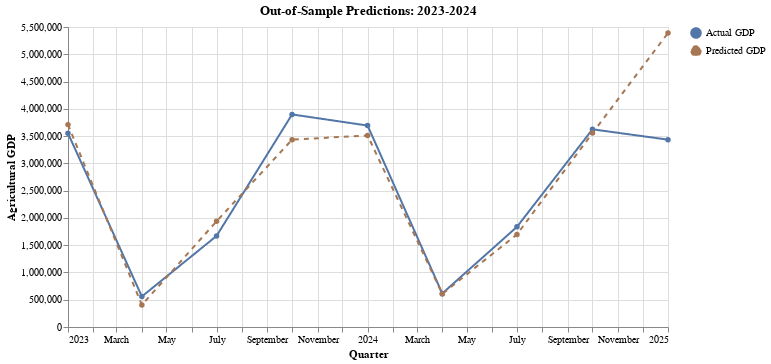

Notebook code cell kept with this figure:
### Code cell
ORANGE = "#A77652"
BLUE = "#5276A7"

plot_data = (
    test_data.copy()
    .filter(["date", "gdp", "gdp_predicted", "error_pct"])
    .melt(
        id_vars=["date", "error_pct"],
        value_vars=["gdp", "gdp_predicted"],
        var_name="gdp_type",
        value_name="value",
    )
    .assign(
        gdp_type=lambda df: df["gdp_type"].map(
            {"gdp": "Actual GDP", "gdp_predicted": "Predicted GDP"}
        ),
        value=lambda df: df["value"].round(2),
        error_pct=lambda df: df["error_pct"].round(2),
    )
)

chart = (
    alt.Chart(plot_data)
    .mark_line(point=True, strokeWidth=2)
    .encode(
        x=alt.X("date:T", title="Quarter"),
        y=alt.Y("value:Q", title="Agricultural GDP"),
        color=alt.Color(
            "gdp_type:N",
            scale=alt.Scale(
                domain=["Actual GDP", "Predicted GDP"], range=[BLUE, ORANGE]
            ),
            legend=alt.Legend(title=None),
        ),
        strokeDash=alt.StrokeDash(
            "gdp_type:N",
            scale=alt.Scale(
                domain=["Actual GDP", "Predicted GDP"], range=[[1, 0], [5, 5]]
            ),
        ),
        tooltip=alt.Tooltip(
            ["date:T", "gdp_type:N", "value:Q", "error_pct:Q"],
        ),
    )
    .properties(width=600, height=300, title="Out-of-Sample Predictions: 2023-2024")
)

chart

### Figure 1 — Vega-Lite specification as saved in the notebook (floating-point values rounded to 4 significant figures)
{"config": {"view": {"continuousWidth": 300, "continuousHeight": 300}}, "data": {"name": "data-a0294eb13f822b6781346042c4f23bf3"}, "mark": {"type": "line", "point": true, "strokeWidth": 2}, "encoding": {"color": {"field": "gdp_type", "legend": {"title": null}, "scale": {"domain": ["Actual GDP", "Predicted GDP"], "range": ["#5276A7", "#A77652"]}, "type": "nominal"}, "strokeDash": {"field": "gdp_type", "scale": {"domain": ["Actual GDP", "Predicted GDP"], "range": [[1, 0], [5, 5]]}, "type": "nominal"}, "tooltip": [{"field": "date", "type": "temporal"}, {"field": "gdp_type", "type": "nominal"}, {"field": "value", "type": "quantitative"}, {"field": "error_pct", "type": "quantitative"}], "x": {"field": "date", "title": "Quarter", "type": "temporal"}, "y": {"field": "value", "title": "Agricultural GDP", "type": "quantitative"}}, "height": 300, "title": "Out-of-Sample Predictions: 2023-2024", "width": 600, "$schema": "https://vega.github.io/schema/vega-lite/v5.20.1.json", "datasets": {"data-a0294eb13f822b6781346042c4f23bf3": [{"date": "2023-01-01T00:00:00", "error_pct": -4.48, "gdp_type": "Actual GDP", "value": 3551000.0}, {"date": "2023-04-01T00:00:00", "error_pct": 27.72, "gdp_type": "Actual GDP", "value": 559100.0}, {"date": "2023-07-01T00:00:00", "error_pct": -16.1, "gdp_type": "Actual GDP", "value": 1670000.0}, {"date": "2023-10-01T00:00:00", "error_pct": 11.88, "gdp_type": "Actual GDP", "value": 3897000.0}, {"date": "2024-01-01T00:00:00", "error_pct": 4.91, "gdp_type": "Actual GDP", "value": 3693000.0}, {"date": "2024-04-01T00:00:00", "error_pct": 1.34, "gdp_type": "Actual GDP", "value": 615000.0}, {"date": "2024-07-01T00:00:00", "error_pct": 7.57, "gdp_type": "Actual GDP", "value": 1837000.0}, {"date": "2024-10-01T00:00:00", "error_pct": 1.87, "gdp_type": "Actual GDP", "value": 3624000.0}, {"date": "2025-01-01T00:00:00", "error_pct": -56.92, "gdp_type": "Actual GDP", "value": 3435000.0}, {"date": "2023-01-01T00:00:00", "error_pct": -4.48, "gdp_type": "Predicted GDP", "value": 3710000.0}, {"date": "2023-04-01T00:00:00", "error_pct": 27.72, "gdp_type": "Predicted GDP", "value": 404100.0}, {"date": "2023-07-01T00:00:00", "error_pct": -16.1, "gdp_type": "Predicted GDP", "value": 1938000.0}, {"date": "2023-10-01T00:00:00", "error_pct": 11.88, "gdp_type": "Predicted GDP", "value": 3434000.0}, {"date": "2024-01-01T00:00:00", "error_pct": 4.91, "gdp_type": "Predicted GDP", "value": 3512000.0}, {"date": "2024-04-01T00:00:00", "error_pct": 1.34, "gdp_type": "Predicted GDP", "value": 606800.0}, {"date": "2024-07-01T00:00:00", "error_pct": 7.57, "gdp_type": "Predicted GDP", "value": 1698000.0}, {"date": "2024-10-01T00:00:00", "error_pct": 1.87, "gdp_type": "Predicted GDP", "value": 3557000.0}, {"date": "2025-01-01T00:00:00", "error_pct": -56.92, "gdp_type": "Predicted GDP", "value": 5389000.0}]}}
